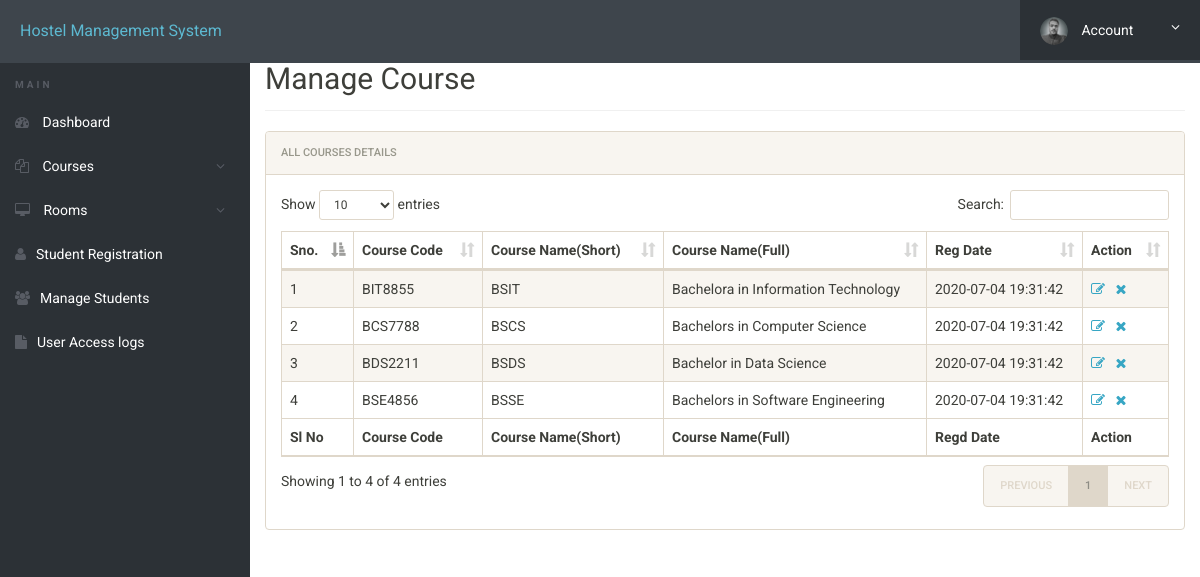
Screenshot of /admin/manage-courses.php (signed in) with the database file from the repository.
### tables this page shows
CREATE TABLE `courses` (
  `id` int(11) NOT NULL,
  `course_code` varchar(255) DEFAULT NULL,
  `course_sn` varchar(255) DEFAULT NULL,
  `course_fn` varchar(255) DEFAULT NULL,
  `posting_date` timestamp NULL DEFAULT current_timestamp()
);

### admin/manage-courses.php (the view, shortened to what this page needs)
<?php
include('includes/config.php');
?>
<!doctype html>
<html lang="en" class="no-js">
<head>
	<link rel="stylesheet" href="css/font-awesome.min.css">
	<link rel="stylesheet" href="css/bootstrap.min.css">
	<link rel="stylesheet" href="css/dataTables.bootstrap.min.css">
	<link rel="stylesheet" href="css/bootstrap-social.css">
	<link rel="stylesheet" href="css/bootstrap-select.css">
	<link rel="stylesheet" href="css/fileinput.min.css">
	<link rel="stylesheet" href="css/awesome-bootstrap-checkbox.css">
	<link rel="stylesheet" href="css/style.css">
</head>
<body>
	<?php include('includes/header.php');?>
	<div class="ts-main-content">
			<?php include('includes/sidebar.php');?>
		<div class="content-wrapper">
			<div class="container-fluid">
				<div class="row">
					<div class="col-md-12">
						<h2 class="page-title" style="margin-top:4%">Manage Course</h2>
						<div class="panel panel-default">
							<div class="panel-heading">All Courses Details</div>
							<div class="panel-body">
								<table id="zctb" class="display table table-striped table-bordered table-hover" cellspacing="0" width="100%">
									<thead>
										<tr>
											<th>Sno.</th>
											<th>Course Code</th>
											<th>Course Name(Short)</th>
											<th>Course Name(Full)</th>
											<th>Reg Date </th>
											<th>Action</th>
										</tr>
									</thead>
									<tfoot>
										<tr>
											<th>Sl No</th>
											<th>Course Code</th>
											<th>Course Name(Short)</th>
											<th>Course Name(Full)</th>
											<th>Regd Date</th>
											<th>Action</th>										</tr>
									</tfoot>
									<tbody>
<?php
$ret="select * from courses";
$stmt= $mysqli->prepare($ret) ;
$stmt->execute() ;
$res=$stmt->get_result();
$cnt=1;
while($row=$res->fetch_object())
	  {
	  	?>
<tr><td><?php echo $cnt;;?></td>
<td><?php echo $row->course_code;?></td>
<td><?php echo $row->course_sn;?></td>
<td><?php echo $row->course_fn;?></td>
<td><?php echo $row->posting_date;?></td>
<td><a href="edit-course.php?id=<?php echo $row->id;?>"><i class="fa fa-edit"></i></a>&nbsp;&nbsp;
<a href="manage-courses.php?del=<?php echo $row->id;?>" onclick="return confirm("Do you want to delete");"><i class="fa fa-close"></i></a></td>
										</tr>
									<?php
$cnt=$cnt+1;
									 } ?>
									</tbody>
								</table>
							</div>
						</div>
					</div>
				</div>
			</div>
		</div>
	</div>
</body>
</html>

### admin/css/style.css (style rules this page uses)
html { font-size: 14px; }
@media only screen and (min-width: 480px) { html { font-size: 17px; } }
@media only screen and (min-width: 768px) { html { font-size: 14px; } }
body { font-size: 1em; }
a { color: #37a6c4; }
.panel { overflow: hidden; }
.page-title { padding-bottom: 15px; margin-bottom: 20px; border-bottom: 1px solid #f0f0f0; }
.ts-main-content .content-wrapper { padding-top: 15px; margin-top: 10px; }
@media only screen and (min-width: 992px) { .ts-main-content .content-wrapper { margin-left: 250px; } }

### rows the page displays
courses: course_code "BIT8855", course_sn "BSIT", course_fn "Bachelora in Information Technology", posting_date "2020-07-04 19:31:42"
courses: course_code "BCS7788", course_sn "BSCS", course_fn "Bachelors in Computer Science", posting_date "2020-07-04 19:31:42"
courses: course_code "BDS2211", course_sn "BSDS", course_fn "Bachelor in Data Science", posting_date "2020-07-04 19:31:42"
courses: course_code "BSE4856", course_sn "BSSE", course_fn "Bachelors in Software Engineering", posting_date "2020-07-04 19:31:42"
